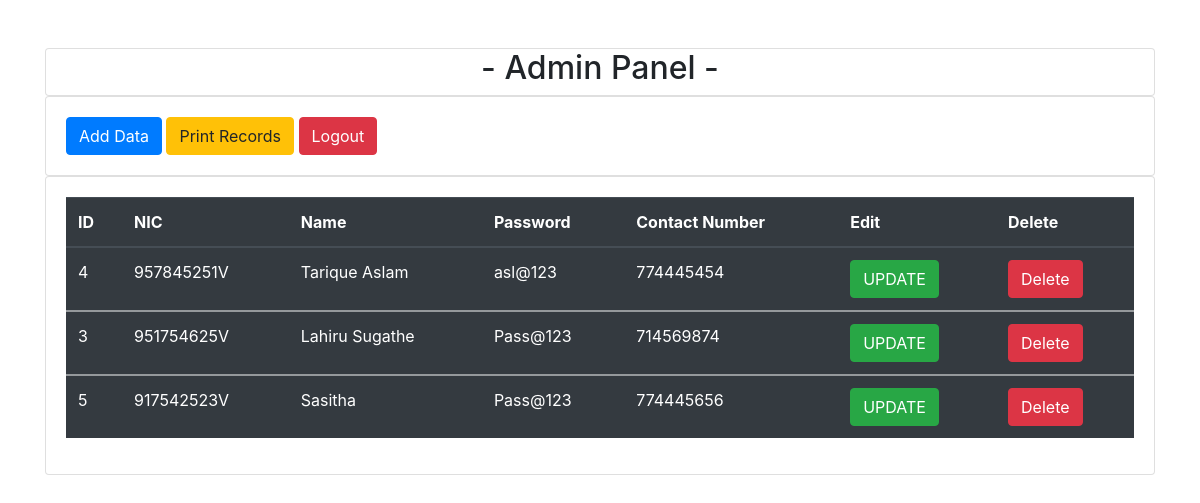
The page / on the database its author committed.
### tables this page shows
CREATE TABLE IF NOT EXISTS `employee` (
  `ID` int(11) NOT NULL AUTO_INCREMENT,
  `NIC` varchar(255) NOT NULL,
  `Name` varchar(255) NOT NULL,
  `Password` varchar(255) NOT NULL,
  `Contact` int(10) NOT NULL,
  PRIMARY KEY (`ID`)
);

### index.php (the view, shortened to what this page needs)
<!DOCTYPE html>
<html lang="en">
<head>
    <link rel="stylesheet" href="https://cdn.jsdelivr.net/npm/bootstrap@4.5.3/dist/css/bootstrap.min.css">
</head>
<body>
    <div class="container">
        <div class="jambotron">
            <div class="card">
            <center><h2> - Admin Panel - </h2></center>
            </div>
            <div class="card">
                <div class="card-body">
                <button type="button" class="btn btn-primary" data-toggle="modal" data-target="#emplyeeaddmodel">
                    Add Data
                 </button>
                 <button type="button" onclick="window.print()" class="btn btn-warning">Print Records</button>
                 <a href= "login.php"><button type="button" class="btn btn-danger">Logout</button></a>
                </div>
            </div>
            <div class="card">
                <div class="card-body">
                        <?php
                        $con = mysqli_connect("localhost", "root", "");
                        $query = "SELECT * FROM `employee` ";
                        $query_run = mysqli_query($con, $query);
                        ?>
                    <table class="table table-dark">
                        <thead>
                            <tr>
                            <th scope="col">ID</th>
                            <th scope="col">NIC</th>
                            <th scope="col">Name</th>
                            <th scope="col">Password</th>
                            <th scope="col">Contact Number</th>
                            <th scope="col">Edit</th>
                            <th scope="col">Delete</th>
                            </tr>
                        </thead>
                        <?php
                            if($query_run){
                                foreach($query_run as $row){
                        ?>
                        <tbody>
                            <tr>
                                <td> <?php echo $row['ID']; ?> </td>
                                <td> <?php echo $row['NIC']; ?> </td>
                                <td> <?php echo $row['Name']; ?> </td>
                                <td> <?php echo $row['Password']; ?></td>
                                <td> <?php echo $row['Contact']; ?></td>
                                <td>
                                    <button type="button" class="btn btn-success btnedit" >UPDATE</button>
                                </td>
                                <td>
                                    <button type="button" class="btn btn-danger btndelete" >Delete</button>
                                </td>
                            </tr>
                        </tbody>
                        <?php
                                }
                            }else{
                                echo "No records found.";
                            }
                        ?>
                    </table>
                </div>
            </div>
        </div>
    </div>
</body>
</html>

### rows shown on the page
employee: ID "4", NIC "957845251V", Name "Tarique Aslam", Password "asl@123", Contact "774445454"
employee: ID "3", NIC "951754625V", Name "Lahiru Sugathe", Password "Pass@123", Contact "714569874"
employee: ID "5", NIC "917542523V", Name "Sasitha", Password "Pass@123", Contact "774445656"
